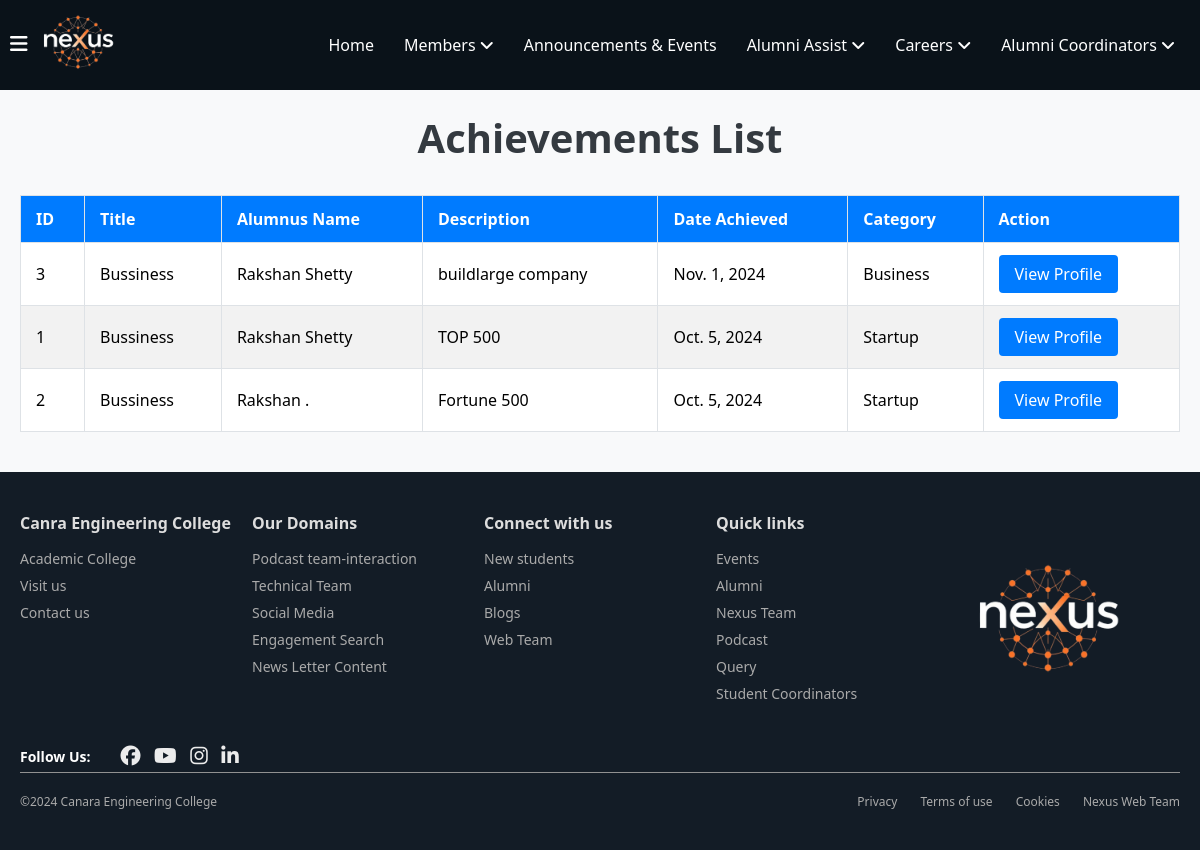
Page /achievements/ on the earlier database version.
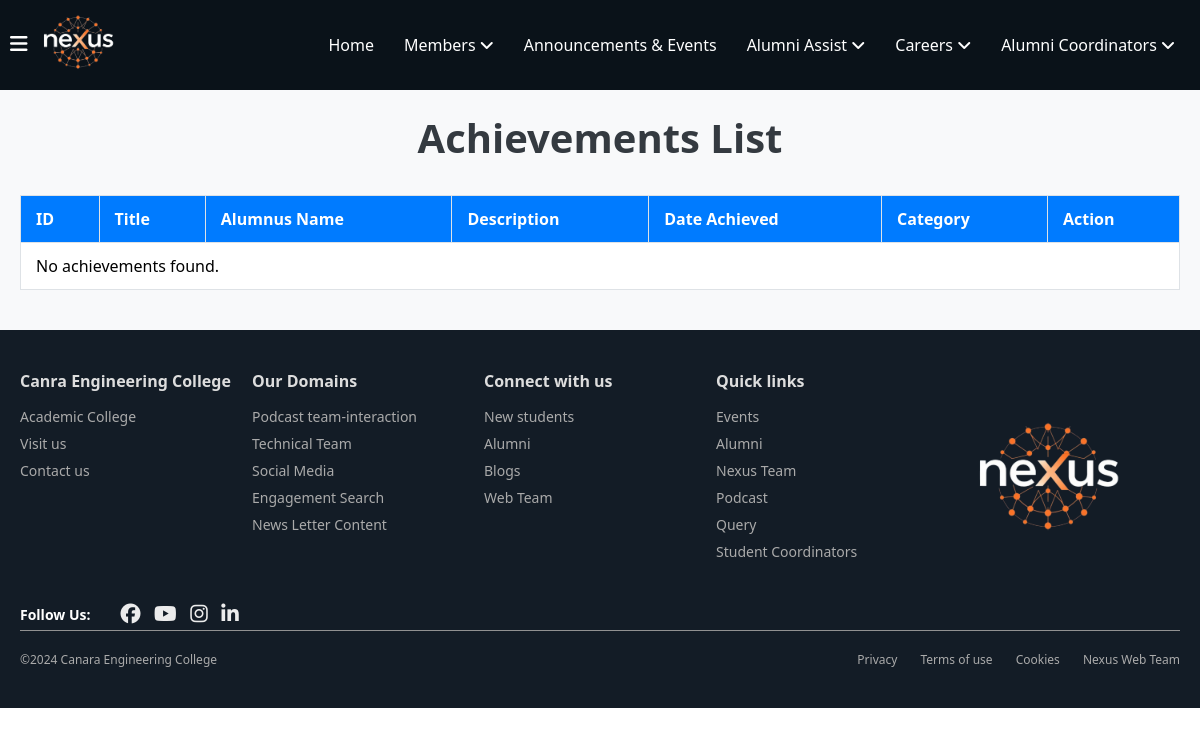
Same page on the later database version.
### achievements/models.py (models this page shows, shortened)
class Achievement(models.Model):
    achievement_id = models.AutoField(primary_key=True)
    title = models.CharField(max_length=200)
    alumni = models.ForeignKey(Alumni, on_delete=models.CASCADE)
    description = models.TextField()
    date_achieved = models.DateField()
    category = models.CharField(max_length=100)

### alumni_details/models.py (models this page shows, shortened)
class Alumni(models.Model):
    alumni_id = models.AutoField(primary_key=True)
    user = models.OneToOneField(User, on_delete=models.CASCADE, related_name="alumni_profile")
    first_name = models.CharField(max_length=100, db_index=True)
    last_name = models.CharField(max_length=100, db_index=True)
    phone_number = models.CharField(max_length=15, blank=True, null=True)  # Allows optional phone number
    graduation_year = models.IntegerField(db_index=True)  # Added index for graduation year
    location = models.CharField(max_length=255, blank=True, null=True)  # Optional location
    job_location=models.CharField(max_length=255,blank=True,null=True,db_index=True)
    profile_picture = models.ImageField(upload_to='photos/', blank=True, null=True, default='photos/default.png', validators=[validate_image_size])  # Add validator here
    batch = models.CharField(max_length=10)
    usn = models.CharField(max_length=20, unique=True)
    linkedin_url = models.URLField(max_length=255, blank=True, null=True)  # Optional LinkedIn URL
    facebook_url = models.URLField(max_length=255, blank=True, null=True)  # Optional Facebook URL
    instagram_url = models.URLField(max_length=255, blank=True, null=True)  # Optional Instagram URL
    twitter_url = models.URLField(max_length=255, blank=True, null=True)  # Optional Twitter URL
    youtube_url = models.URLField(max_length=255, blank=True, null=True)  # Optional YouTube URL
    current_position = models.CharField(max_length=255, db_index=True, null=True)
    branch = models.CharField(max_length=100, db_index=True)  # Added index for branch
    company_name = models.CharField(max_length=255, db_index=True, null=True)  # Added index for company name
    bio = models.TextField(blank=True, null=True)  # Optional bio
    achievements = models.TextField(blank=True, null=True)  # Optional achievements
    dob = models.DateField()
    is_alumni = models.BooleanField(default=True)
    personal_email = models.EmailField(blank=True, null=True, unique=True)  # Add personal email field
    profile_views = models.IntegerField(default=generate_random_views)  # Random views between 1-10
    uuid = models.UUIDField(default=uuid.uuid4, editable=False, unique=True)
    class Meta:
        indexes = [
            models.Index(fields=['first_name']),
            models.Index(fields=['last_name']),
            models.Index(fields=['current_position']),
            models.Index(fields=['graduation_year']),  # Index for faster filtering by graduation year
            models.Index(fields=['branch']),  # Index for faster filtering by branch
            models.Index(fields=['company_name']),  # Index for faster filtering by company name
            models.Index(fields=['job_location'])
        ]

### achievements/views.py (the view)
# urls.py: path('', achievements_list, name='achievements_list'),
def achievements_list(request):
    achievements = Achievement.objects.all().order_by('-date_achieved')  # Order by date achieved
    paginator = Paginator(achievements, 10)  # Show 10 achievements per page
    page_number = request.GET.get('page')
    achievements_page = paginator.get_page(page_number)
    return render(request, 'achievements/achievements_list.html', {'achievements': achievements_page})

### notifications/context_processors.py (called while the page is built)
def notification_count(request):
    if request.user.is_authenticated:
        unread_count = Notification.objects.filter(
            recipient=request.user,
            viewed=False
        ).count()
        return {'unread_notifications_count': unread_count}
    return {'unread_notifications_count': 0}

### achievements/templates/achievements/achievements_list.html (shortened to what this page needs)
{% extends 'home/layout.html' %}
{% load static %}
{% block content %}
  <div class="custom-container">
    <h2 class="achievements-heading">Achievements List</h2>
    <div class="achievements-table-wrapper">
      <table class="achievements-table">
        <thead>
          <tr>
            <th>ID</th>
            <th>Title</th>
            <th>Alumnus Name</th>
            <th>Description</th>
            <th>Date Achieved</th>
            <th>Category</th>
            <th>Action</th>
          </tr>
        </thead>
        <tbody>
          {% for achievement in achievements %}
          <tr>
            <td>{{ achievement.achievement_id }}</td>
            <td>{{ achievement.title }}</td>
            <td>{{ achievement.alumni.first_name }} {{ achievement.alumni.last_name }}</td>
            <td>{{ achievement.description }}</td>
            <td>{{ achievement.date_achieved }}</td>
            <td>{{ achievement.category }}</td>
            <td>
              <a href="{% url 'alumni_profile' achievement.alumni.alumni_id %}">View Profile</a>
            </td>
          </tr>
          {% empty %}
          <tr>
            <td colspan="7" class="text-center">No achievements found.</td>
          </tr>
          {% endfor %}
        </tbody>
      </table>
    </div>
  </div>
{% endblock %}

Differences in the rows shown:
removed Achievement: achievement_id "3", title "Bussiness", alumni.first_name "Rakshan", alumni.last_name "Shetty", description "buildlarge company", date_achieved "Nov. 1, 2024", category "Business"
removed Achievement: achievement_id "1", title "Bussiness", alumni.first_name "Rakshan", alumni.last_name "Shetty", description "TOP 500", date_achieved "Oct. 5, 2024", category "Startup"
removed Achievement: achievement_id "2", title "Bussiness", alumni.first_name "Rakshan", alumni.last_name ".", description "Fortune 500", date_achieved "Oct. 5, 2024", category "Startup"
Other differences:
text now shown: "No achievements found."
